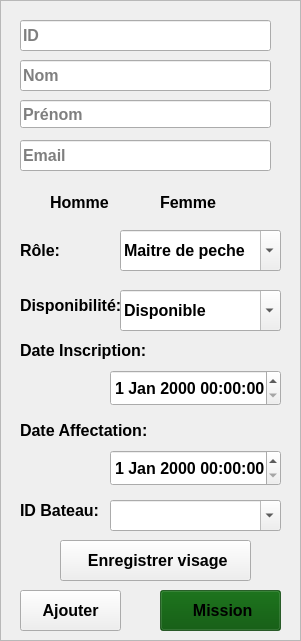
     <widget class="QFrame" name="framep">
      <property name="enabled">
       <bool>true</bool>
      </property>
      <property name="geometry">
       <rect>
        <x>230</x>
        <y>150</y>
        <width>301</width>
        <height>641</height>
       </rect>
      </property>
      <property name="styleSheet">
       <string notr="true">font-size:16px;
font-weight:600;</string>
      </property>
      <property name="frameShape">
       <enum>QFrame::Shape::StyledPanel</enum>
      </property>
      <property name="frameShadow">
       <enum>QFrame::Shadow::Raised</enum>
      </property>
      <widget class="QLineEdit" name="lineEditp">
       <property name="geometry">
        <rect>
         <x>20</x>
         <y>20</y>
         <width>251</width>
         <height>31</height>
        </rect>
       </property>
       <property name="text">
        <string/>
       </property>
       <property name="placeholderText">
        <string>ID</string>
       </property>
      </widget>
      <widget class="QLineEdit" name="lineEdit_2p">
       <property name="geometry">
        <rect>
         <x>20</x>
         <y>60</y>
         <width>251</width>
         <height>31</height>
        </rect>
       </property>
       <property name="text">
        <string/>
       </property>
       <property name="placeholderText">
        <string>Nom</string>
       </property>
      </widget>
      <widget class="QComboBox" name="comboBoxp">
       <property name="geometry">
        <rect>
         <x>120</x>
         <y>230</y>
         <width>161</width>
         <height>41</height>
        </rect>
       </property>
       <property name="editable">
        <bool>true</bool>
       </property>
       <property name="currentText">
        <string>Maitre de peche</string>
       </property>
       <item>
        <property name="text">
         <string>Maitre de peche</string>
        </property>
       </item>
       <item>
        <property name="text">
         <string>Apprenti pecheur</string>
        </property>
       </item>
       <item>
        <property name="text">
         <string>Marin-pecheur</string>
        </property>
       </item>
       <item>
        <property name="text">
         <string>Contremaitre</string>
        </property>
       </item>
      </widget>
      <widget class="QComboBox" name="comboBox_2">
       <property name="geometry">
        <rect>
         <x>120</x>
         <y>290</y>
         <width>161</width>
         <height>41</height>
        </rect>
       </property>
       <property name="editable">
        <bool>true</bool>
       </property>
       <property name="currentText">
        <string>Disponible</string>
       </property>
       <item>
        <property name="text">
         <string>Disponible</string>
        </property>
       </item>
       <item>
        <property name="text">
         <string>Disponible bientot</string>
        </property>
       </item>
       <item>
        <property name="text">
         <string>Indisponible</string>
        </property>
       </item>
       <item>
        <property name="text">
         <string>En conge</string>
        </property>
       </item>
      </widget>
      <widget class="QLineEdit" name="lineEdit_3p">
       <property name="geometry">
        <rect>
         <x>20</x>
         <y>100</y>
         <width>251</width>
         <height>28</height>
        </rect>
       </property>
       <property name="text">
        <string/>
       </property>
       <property name="placeholderText">
        <string>Prénom</string>
       </property>
      </widget>
      <widget class="QPushButton" name="btnFaceIDp">
       <property name="geometry">
        <rect>
         <x>60</x>
         <y>540</y>
         <width>191</width>
         <height>41</height>
        </rect>
       </property>
       <property name="toolTip">
        <string>Capturer le visage pour reconnaissance faciale</string>
       </property>
       <property name="styleSheet">
        <string notr="true"/>
       </property>
       <property name="text">
        <string> Enregistrer visage</string>
       </property>
      </widget>
      <widget class="QPushButton" name="bmip">
       <property name="geometry">
        <rect>
         <x>160</x>
         <y>590</y>
         <width>121</width>
         <height>41</height>
        </rect>
       </property>
       <property name="styleSheet">
        <string notr="true">#bmip{background-color:rgba(0, 80, 0, 0.7);}
#bmip:hover{
	
	background-color: rgb(70, 140, 58);}</string>
       </property>
       <property name="text">
        <string> Mission</string>
       </property>
      </widget>
      <widget class="QPushButton" name="bap">
       <property name="geometry">
        <rect>
         <x>20</x>
         <y>590</y>
         <width>101</width>
         <height>41</height>
        </rect>
       </property>
       <property name="text">
        <string>Ajouter</string>
       </property>
      </widget>
      <widget class="QLabel" name="label_5p">
       <property name="geometry">
        <rect>
         <x>20</x>
         <y>240</y>
         <width>71</width>
         <height>21</height>
        </rect>
       </property>
       <property name="text">
        <string>Rôle:</string>
       </property>
      </widget>
      <widget class="QLabel" name="label_6p">
       <property name="geometry">
        <rect>
         <x>20</x>
         <y>290</y>
         <width>101</width>
         <height>31</height>
        </rect>
       </property>
       <property name="text">
        <string>Disponibilité:</string>
       </property>
      </widget>
      <widget class="QLabel" name="label_7p_3">
       <property name="geometry">
        <rect>
         <x>20</x>
         <y>340</y>
         <width>131</width>
         <height>20</height>
        </rect>
       </property>
       <property name="styleSheet">
        <string notr="true">border:none;
background-color:transparent</string>
       </property>
       <property name="text">
        <string>Date Inscription:</string>
       </property>
      </widget>
      <widget class="QLineEdit" name="lineEditp_2">
       <property name="geometry">
        <rect>
         <x>20</x>
         <y>140</y>
         <width>251</width>
         <height>31</height>
        </rect>
       </property>
       <property name="text">
        <string/>
       </property>
       <property name="placeholderText">
        <string>Email</string>
       </property>
      </widget>
      <widget class="QDateTimeEdit" name="dateTimeEdit">
       <property name="geometry">
        <rect>
         <x>110</x>
         <y>370</y>
         <width>171</width>
         <height>36</height>
        </rect>
       </property>
      </widget>
      <widget class="QLabel" name="label_7p_4">
       <property name="geometry">
        <rect>
         <x>20</x>
         <y>420</y>
         <width>131</width>
         <height>20</height>
        </rect>
       </property>
       <property name="styleSheet">
        <string notr="true">border:none;
background-color:transparent</string>
       </property>
       <property name="text">
        <string>Date Affectation:</string>
       </property>
      </widget>
      <widget class="QDateTimeEdit" name="dateTimeEdit_2">
       <property name="geometry">
        <rect>
         <x>110</x>
         <y>450</y>
         <width>171</width>
         <height>36</height>
        </rect>
       </property>
      </widget>
      <widget class="QLabel" name="label_7p_5">
       <property name="geometry">
        <rect>
         <x>20</x>
         <y>500</y>
         <width>131</width>
         <height>20</height>
        </rect>
       </property>
       <property name="styleSheet">
        <string notr="true">border:none;
background-color:transparent</string>
       </property>
       <property name="text">
        <string>ID Bateau:</string>
       </property>
      </widget>
      <widget class="QComboBox" name="comboBox_9">
       <property name="geometry">
        <rect>
         <x>110</x>
         <y>500</y>
         <width>171</width>
         <height>31</height>
        </rect>
       </property>
       <property name="editable">
        <bool>true</bool>
       </property>
       <property name="currentText">
        <string/>
       </property>
      </widget>
      <widget class="QRadioButton" name="radioButtonp">
       <property name="geometry">
        <rect>
         <x>140</x>
         <y>190</y>
         <width>111</width>
         <height>25</height>
        </rect>
       </property>
       <property name="styleSheet">
        <string notr="true">border:none;
background-color:transparent</string>
       </property>
       <property name="text">
        <string>Femme</string>
       </property>
      </widget>
      <widget class="QRadioButton" name="radioButton_2p">
       <property name="geometry">
        <rect>
         <x>30</x>
         <y>190</y>
         <width>111</width>
         <height>25</height>
        </rect>
       </property>
       <property name="styleSheet">
        <string notr="true">border:none;
background-color:transparent</string>
       </property>
       <property name="text">
        <string>Homme</string>
       </property>
      </widget>
     </widget>
